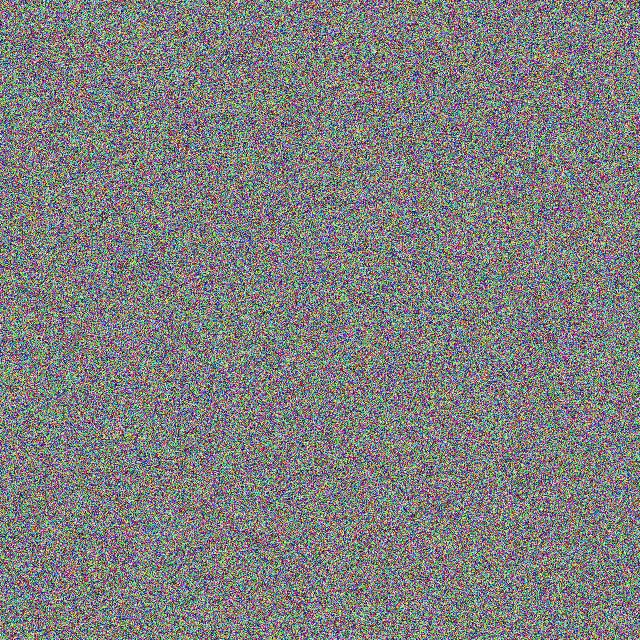
#> input picture datasets/dummy_yolo/images/train/img0.jpg, 640 x 640 px
$ python -i image.py   (imports and definitions only)
#> lines starting #> are read from the running program, lines starting #| are printed output that depends on the picture
#> further down, picture is the input picture: shape (640, 640, 3); mean B, G, R 126.9, 127.1, 127
import cv2
import numpy as np
from typing import Tuple, Optional
import logging

# [1 line not run here, left out]
logger = logging.getLogger(__name__)

def load_image(image_path: str) -> Optional[np.ndarray]:
    """Loads an image from disk gracefully."""
    try:
        img = cv2.imread(image_path)
        if img is None:
            logger.error(f"Failed to load image: {image_path}")
            return None
        return cv2.cvtColor(img, cv2.COLOR_BGR2RGB)
    except Exception as e:
        logger.error(f"Exception loading image {image_path}: {e}")
        return None

def apply_clahe(image: np.ndarray) -> np.ndarray:
    """Applies CLAHE (Contrast Limited Adaptive Histogram Equalization) to the L channel of LAB color space."""
    try:
        lab = cv2.cvtColor(image, cv2.COLOR_RGB2LAB)
#> lab: shape (640, 640, 3); mean of channels 0, 1, 2 135.3, 129, 128.5
        l, a, b = cv2.split(lab)
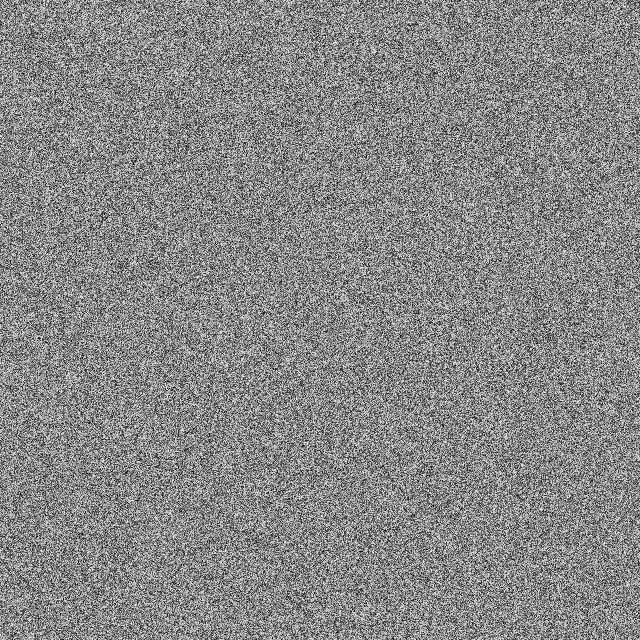
#> l: shape (640, 640); min 1, max 254, mean 135.3
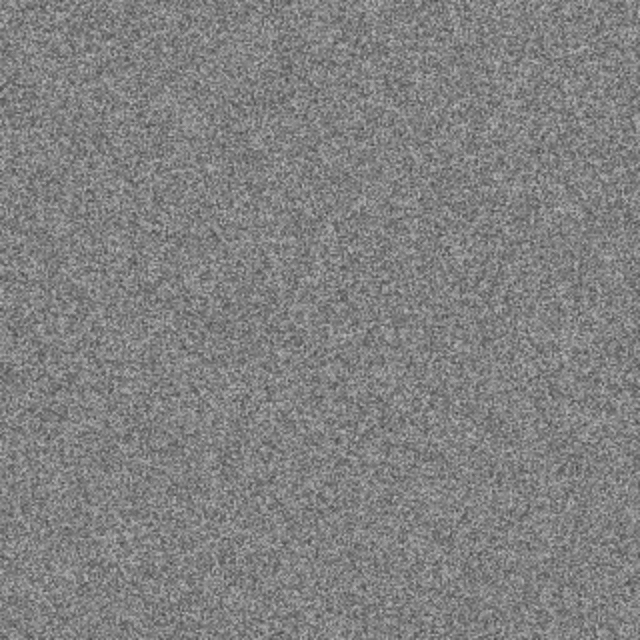
#> a: shape (640, 640); min 70, max 189, mean 129
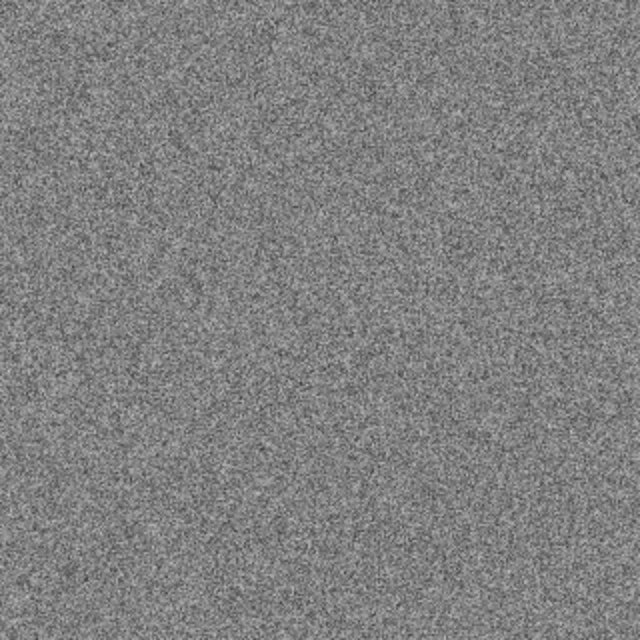
#> b: shape (640, 640); min 62, max 189, mean 128.5
        clahe = cv2.createCLAHE(clipLimit=2.0, tileGridSize=(8, 8))
        cl = clahe.apply(l)
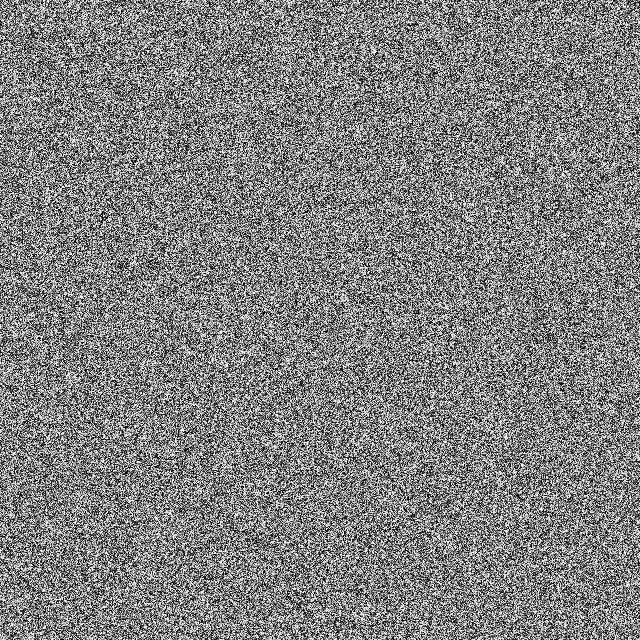
#> cl: shape (640, 640); min 0, max 255, mean 128.4
        limg = cv2.merge((cl, a, b))
#> limg: shape (640, 640, 3); mean of channels 0, 1, 2 128.4, 129, 128.5
        return cv2.cvtColor(limg, cv2.COLOR_LAB2RGB)
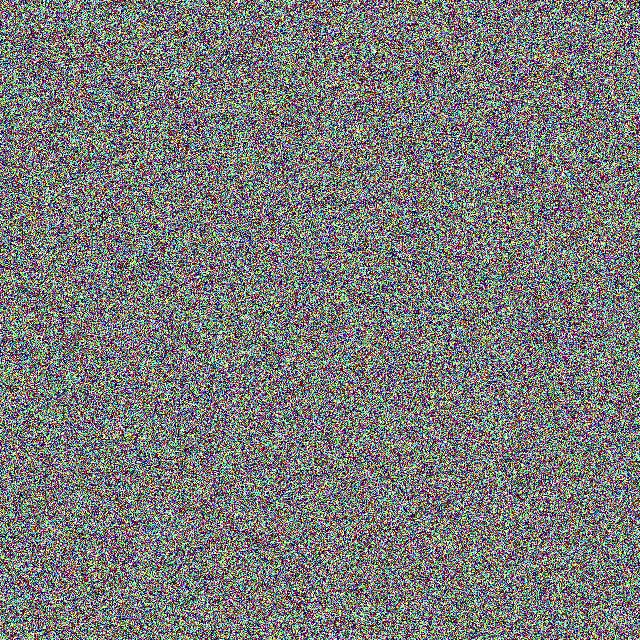
#> returned value: shape (640, 640, 3); mean B, G, R 121.7, 122.4, 122
    except Exception as e:
        logger.error(f"CLAHE processing failed: {e}")
        return image

def preprocess_image(image: np.ndarray, target_size: Tuple[int, int] = (224, 224), enhance: bool = True) -> np.ndarray:
    """Resizes, optionally enhances, and normalizes an image for model input."""
    if enhance:
        image = apply_clahe(image)
    resized = cv2.resize(image, target_size)
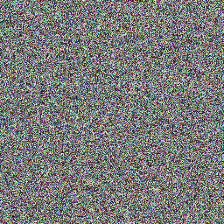
#> resized: shape (224, 224, 3); mean B, G, R 121.4, 122, 121.6
    normalized = resized.astype(np.float32) / 255.0
    return normalized

def extract_roi(image: np.ndarray, bbox: Tuple[int, int, int, int]) -> np.ndarray:
    """Extracts a Region of Interest given a bounding box (x, y, w, h)."""
    x, y, w, h = bbox
    # Ensure bounds are valid
    y_start, y_end = max(0, y), min(image.shape[0], y+h)
    x_start, x_end = max(0, x), min(image.shape[1], x+w)
    return image[y_start:y_end, x_start:x_end]

>>> import cv2
>>> picture = cv2.imread('../datasets/dummy_yolo/images/train/img0.jpg')
>>> result = preprocess_image(picture)

$ run again, on datasets/dummy_yolo/images/train/img1.jpg
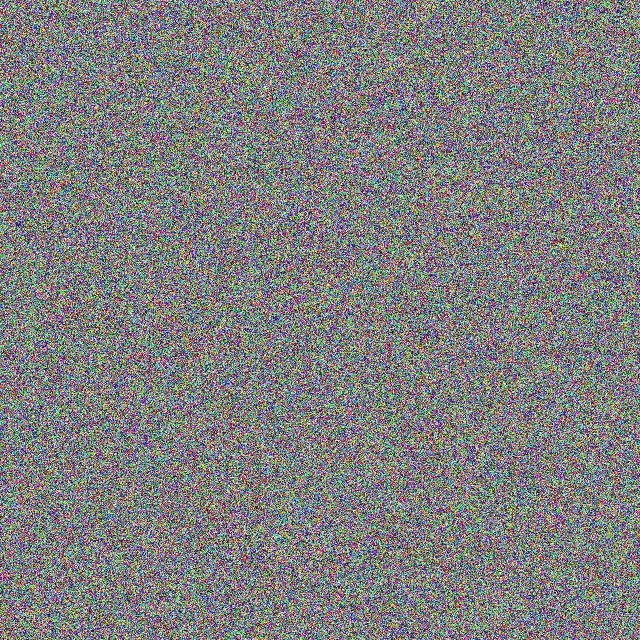
#> input picture datasets/dummy_yolo/images/train/img1.jpg, 640 x 640 px
#> picture is the input picture: shape (640, 640, 3); mean B, G, R 127.2, 127.1, 127
#> lab: shape (640, 640, 3); mean of channels 0, 1, 2 135.3, 129.2, 128.5
#> in apply_clahe, `cl = clahe.apply(l)`:
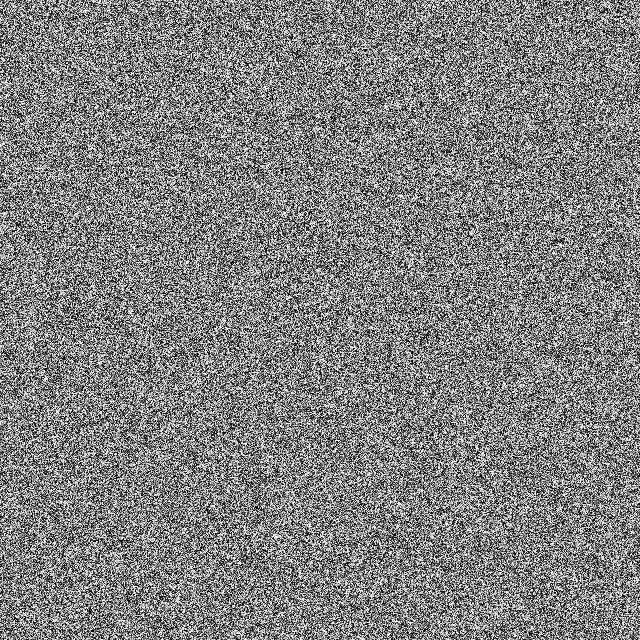
#> cl: shape (640, 640); min 0, max 255, mean 128.4
#> limg: shape (640, 640, 3); mean of channels 0, 1, 2 128.4, 129.2, 128.5
#> in preprocess_image, `resized = cv2.resize(image, target_size)`:
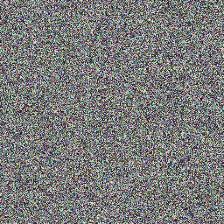
#> resized: shape (224, 224, 3); mean B, G, R 121.9, 122.3, 122
